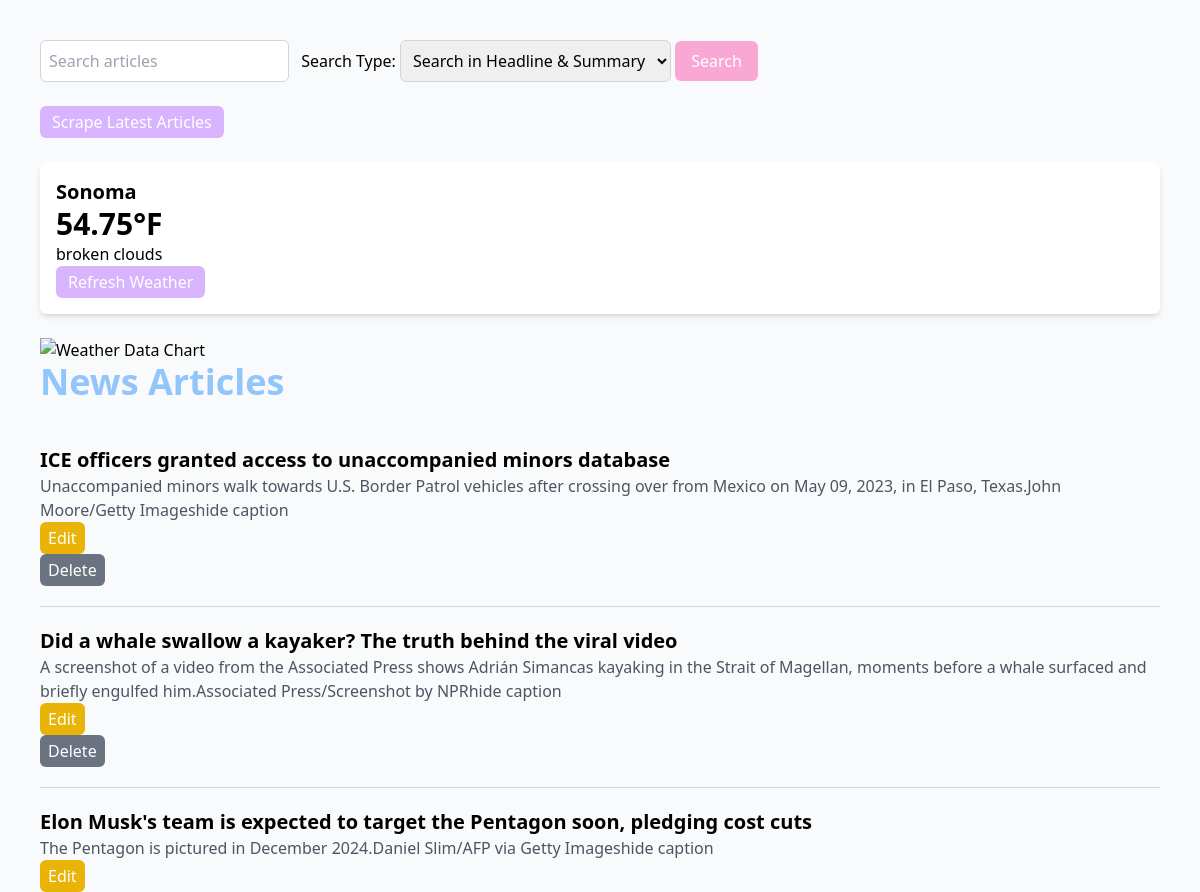
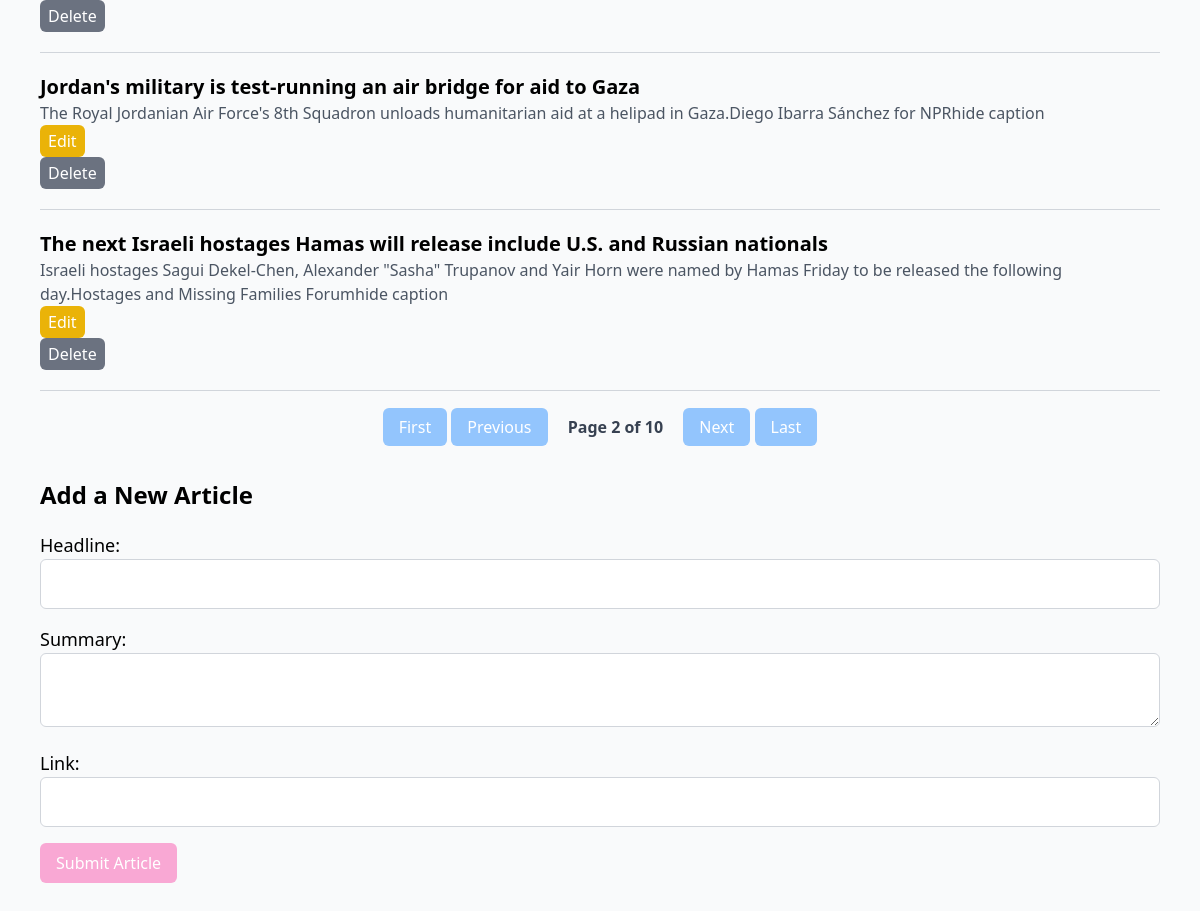
Screenshot of /?page=2 with the database file from the repository (2 pictures, top to bottom).
### models.py (models this page shows)
class Weather(Base): # New class that inherits from Base to map to database table
    __tablename__ = 'weather' # Specifies name of database table
    id = Column(Integer, primary_key=True) # Defines column named id which is an integer and primary key
    temp = Column(Float, nullable=False) # Defines column named temp
    city = Column(String, nullable=False, default=Config.DEFAULT_CITY) # Defines column named city and the default is DEFAULT_CITY
    description = Column(String, nullable=False) # Defines column named description
    last_updated = Column(DateTime, default=lambda: datetime.now(timezone.utc)) # Defines column named last_updated using a callable lambda function to dynamically assign a default value determined at runtime

class NewsArticle(Base): # New class that inherits from Base to map to database table
    __tablename__ = 'news_articles' # Specifies name of database table
    id = Column(Integer, primary_key=True)  # Defines column named id which is an integer and primary key
    headline = Column(String, nullable=False) # Defines column to store strings for article headlines
    summary = Column(String, nullable=True) # Defines column to store strings for summary of the articles
    link = Column(String, nullable=False) # Defines column to store strings for urls of the articles
    updated_at = Column(DateTime, default=lambda: datetime.now(timezone.utc), onupdate=lambda: datetime.now(timezone.utc))  # Track updates

### app.py (the view)
@app.route('/')
def index():
    try:
        session.expire_all() # Ensures the session fetches fresh data
        page = request.args.get('page', 1, type=int) # Retrieves the page query parameter from the URL
        per_page = 5 # Number of articles per page
        total_articles = session.query(NewsArticle).count() # Counts all articles
        total_pages = (total_articles + per_page - 1) // per_page # Calculate total pages and round up when needed
        news_articles = session.query(NewsArticle).offset((page - 1) * per_page).limit(per_page).all() # Offset skips the articles that appear on previous page and limit fetches the 5 per page
        weather_data = session.query(Weather).first()
        return render_template(
            'index.html', articles=news_articles, weather=weather_data,
            page=page, total_articles=total_articles, per_page=per_page, total_pages=total_pages
        )
    except Exception as e:
        logging.error(f"Error loading homepage: {e}")
        flash("An error occurred while loading the page. Please try again", "error")
        return render_template('index.html', articles=[], weather=[], page=1, total_articles=0, per_page=5, total_pages=1)

### app.py (called while the page is built)
@app.before_request
def refresh_session():
    session.close()  # Rollback any pending transactions
    session.expire_all()  # Ensure fresh data is loaded

### templates/index.html (shortened to what this page needs)
<!DOCTYPE html>
<html lang="en">
<head>
    <script src="https://cdn.tailwindcss.com"></script>
</head>
<body class="font-sans bg-gray-50 p-10">
<form action="/search" method="GET" class="mb-6">
    <input type="text" name="query" placeholder="Search articles" class="p-2 border border-gray-300 rounded-md focus:ring-2 focus:ring-blue-300" required>
    <label for="search_type" class="ml-2">Search Type:</label>
    <select name="search_type" id="search_type" class="p-2 border border-gray-300 rounded-md">
        <option value="headline_summary">Search in Headline & Summary</option>
    </select>
    <button type="submit" class="bg-pink-300 text-white py-2 px-4 rounded-md hover:bg-pink-400 transition-all">Search</button>
</form>
    <form action="/scrape" method="POST">
        <button type="submit" class="bg-purple-300 text-white py-1 px-3 rounded-md hover:bg-purple-400 transition-all">Scrape Latest Articles</button>
    </form>
    <div class="weather-widget my-6 p-4 bg-white shadow-md rounded-md">
        {% if weather %}
            <p class="text-xl font-semibold">{{weather.city}}</p>
            <p class="text-3xl font-bold">{{weather.temp}}°F</p>
            <p>{{weather.description}}</p>
        {% else %}
            <p>Weather data unavailable</p>
        {% endif %}
        <form action="/update_weather" method="POST">
            <button type="submit" class="bg-purple-300 text-white py-1 px-3 rounded-md hover:bg-purple-400 transition-all">Refresh Weather</button>
        </form>
    </div>
    <img src="{{ url_for('weather_chart') }}" alt="Weather Data Chart">
    <h1 class="text-4xl font-semibold mb-6"><a href="/" class="text-blue-300 hover:text-blue-400">News Articles</a></h1>
    {% for article in articles %}
    <div class="news-article border-b border-gray-300 py-5">
        <h2 class="text-xl font-semibold">
            <a href="{{ article.link }}" target="_blank" class="text-black-600 hover:underline">{{ article.headline }}</a>
        </h2>
        <p class="text-gray-600">{{ article.summary }}</p>
        <form action="/edit/{{ article.id }}" method="GET" class="inline-block mr-3">
            <button type="submit" class="bg-yellow-500 text-white py-1 px-2 rounded-md hover:bg-yellow-700 transition-all">Edit</button>
        </form>
        <form action="/delete/{{ article.id }}" method="POST" onsubmit="return confirm('Are you sure?');">
            <button type="submit" class="bg-gray-500 text-white py-1 px-2 rounded-md hover:bg-gray-700 transition-all">Delete</button>
        </form>
    </div>
    {% endfor %}
    <div class="pagination mt-6 text-center">
        {% if page > 1 %}
            <a href="{{ url_for('index', page=1 )}}" class="px-4 py-2 bg-blue-300 text-white rounded-md hover:bg-blue-400 transition-all">First</a>
            <a href="{{ url_for('index', page=page-1) }}" class="px-4 py-2 bg-blue-300 text-white rounded-md hover:bg-blue-400 transition-all">Previous</a>
        {% endif %}
        <span class="font-semibold text-gray-700 mx-4">Page {{ page }} of {{ total_pages }}</span>
        {% if page < total_pages %}
            <a href="{{ url_for('index', page=page+1) }}" class="px-4 py-2 bg-blue-300 text-white rounded-md hover:bg-blue-400 transition-all">Next</a>
            <a href="{{ url_for('index', page=total_pages) }}" class="px-4 py-2 bg-blue-300 text-white rounded-md hover:bg-blue-400 transition-all">Last</a>
        {% endif %}
    </div>
    <h2 class="text-2xl font-semibold mt-10 mb-5">Add a New Article</h2>
    <form action="{{ url_for('add_article') }}" method="post" class="space-y-4">
        <div>
            <label for="headline" class="block text-lg">Headline:</label>
            <input type="text" id="headline" name="headline" required class="p-3 border border-gray-300 rounded-md w-full">
        </div>
        <div>
            <label for="summary" class="block text-lg">Summary:</label>
            <textarea id="summary" name="summary" class="p-3 border border-gray-300 rounded-md w-full"></textarea>
        </div>
        <div>
            <label for="link" class="block text-lg">Link:</label>
            <input type="url" id="link" name="link" required class="p-3 border border-gray-300 rounded-md w-full">
        </div>
        <button type="submit" class="bg-pink-300 text-white py-2 px-4 rounded-md hover:bg-pink-400 transition-all">Submit Article</button>
    </form>
</body>
</html>

### rows the page displays
Weather: city "Sonoma", temp "54.75", description "broken clouds"
NewsArticle: headline "ICE officers granted access to unaccompanied minors database", summary "Unaccompanied minors walk towards U.S. Border Patrol vehicles after crossing over from Mexico on May 09, 2023, in El Paso, Texas.John Moore/Getty Imageshide caption"
NewsArticle: headline "Did a whale swallow a kayaker? The truth behind the viral video", summary "A screenshot of a video from the Associated Press shows Adrián Simancas kayaking in the Strait of Magellan, moments before a whale surfaced and briefly engulfed him.Associated Press/Screenshot by NPRhide caption"
NewsArticle: headline "Elon Musk's team is expected to target the Pentagon soon, pledging cost cuts", summary "The Pentagon is pictured in December 2024.Daniel Slim/AFP via Getty Imageshide caption"
NewsArticle: headline "Jordan's military is test-running an air bridge for aid to Gaza", summary "The Royal Jordanian Air Force's 8th Squadron unloads humanitarian aid at a helipad in Gaza.Diego Ibarra Sánchez for NPRhide caption"
NewsArticle: headline "The next Israeli hostages Hamas will release include U.S. and Russian nationals", summary "Israeli hostages Sagui Dekel-Chen, Alexander \"Sasha\" Trupanov and Yair Horn were named by Hamas Friday to be released the following day.Hostages and Missing Families Forumhide caption"

### other values shown
{{ page }} "2"
{{ total_pages }} "10"
